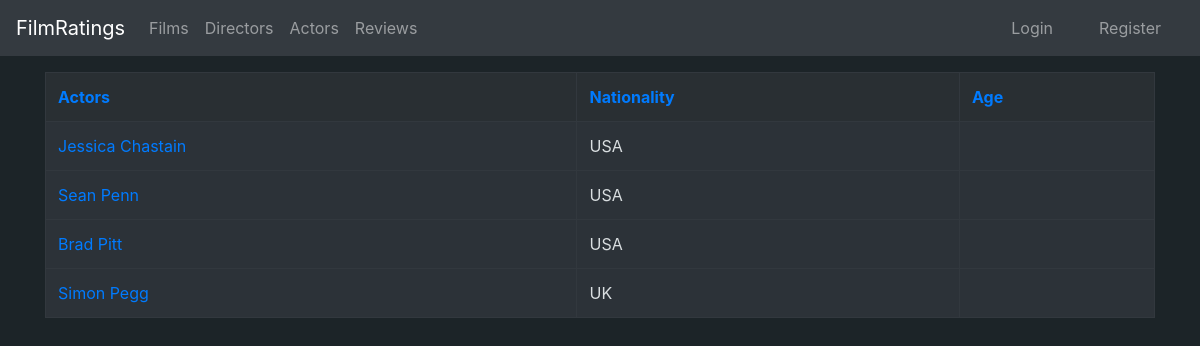
The page /actors/ on the database as committed earlier.
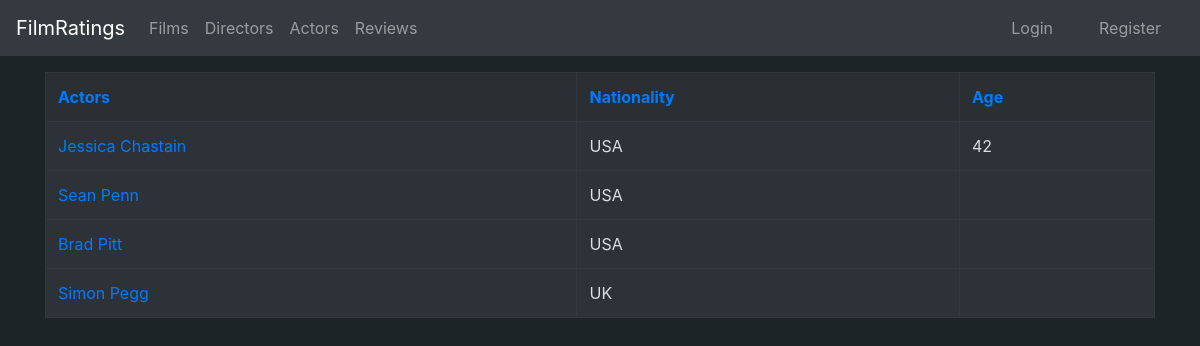
The same page on the database as committed later.
### application/actors/models.py (models this page shows, shortened)
class Actor(Base):
    name = db.Column(db.String(400), nullable=False)
    nationality = db.Column(db.String(400), nullable = True)
    age = db.Column(db.String(3), nullable = True)
    bio = db.Column(db.String(1200), nullable = True)
    films = db.relationship("FilmActor", cascade="all, delete-orphan")

### application/actors/views.py (the view)
@app.route("/actors/", methods=["GET"])
def actors_index():
    return render_template("actors/list.html", actors = Actor.query.all(), sortby = None, desc = None)

### application/templates/actors/list.html (shortened to what this page needs)
{% extends "layout.html" %}
{% block body %}
    <table class="table table-bordered table-dark">
        <tr style="background-color:#292F33">
            <th>
                {% if sortby == 'name' and desc == False %}
                    <a href="{{url_for('actors_sorted', sortby = 'namedesc')}}">Actors</a>
                {% else %}
                    <a href ="{{url_for('actors_sorted', sortby = 'name')}}">Actors</a>
                {% endif %}
            </th>
            <th>
                {% if sortby == 'nationality' and desc == False %}
                    <a href="{{url_for('actors_sorted', sortby = 'nationalitydesc')}}">Nationality</a>
                {% else %}
                    <a href="{{url_for('actors_sorted', sortby = 'nationality')}}">Nationality</a>
                {% endif %}
            </th>
            <th>
                {% if sortby == 'age' and desc == False %}
                    <a href="{{url_for('actors_sorted', sortby = 'agedesc')}}">Age</a>
                {% else %}
                    <a href="{{url_for('actors_sorted', sortby = 'age')}}">Age</a>
                {% endif %}
            </th>
        </tr>
        {% for actor in actors%}
        <tr style="background-color:#2c3238; color:#d9dee0">
            <td><a href="{{url_for('actors_show',  actor_id = actor.id)}}">{{actor.name}}</a></td>
            {% if not actor.nationality == null %}
                <td>{{actor.nationality}}</td>
            {% endif %}
            {% if not actor.age == null %}
                <td>{{actor.age}}</td>
            {% endif %}
        </tr>
        {% endfor %}
    </table>
{% endblock %}

Rows that differ between the two databases and show on the page:
changed Actor "Jessica Chastain": age (not shown) → "42"
